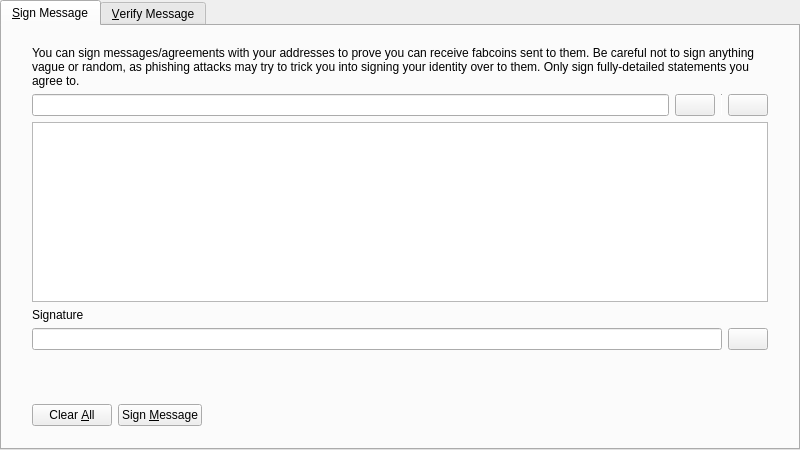
<?xml version="1.0" encoding="UTF-8"?>
<ui version="4.0">
 <class>SignVerifyMessageDialog</class>
 <widget class="QDialog" name="SignVerifyMessageDialog">
  <property name="geometry">
   <rect>
    <x>0</x>
    <y>0</y>
    <width>800</width>
    <height>450</height>
   </rect>
  </property>
  <property name="windowTitle">
   <string>Signatures - Sign / Verify a Message</string>
  </property>
  <property name="modal">
   <bool>true</bool>
  </property>
  <layout class="QVBoxLayout" name="verticalLayout">
   <property name="leftMargin">
    <number>0</number>
   </property>
   <property name="topMargin">
    <number>0</number>
   </property>
   <property name="rightMargin">
    <number>0</number>
   </property>
   <property name="bottomMargin">
    <number>0</number>
   </property>
   <item>
    <widget class="QTabWidget" name="tabWidget">
     <property name="currentIndex">
      <number>0</number>
     </property>
     <widget class="QWidget" name="tabSignMessage">
      <attribute name="title">
       <string>&amp;Sign Message</string>
      </attribute>
      <layout class="QVBoxLayout" name="verticalLayout_SM">
       <property name="leftMargin">
        <number>0</number>
       </property>
       <property name="topMargin">
        <number>0</number>
       </property>
       <property name="rightMargin">
        <number>0</number>
       </property>
       <property name="bottomMargin">
        <number>0</number>
       </property>
       <item>
        <layout class="QVBoxLayout" name="verticalLayout_3">
         <property name="leftMargin">
          <number>30</number>
         </property>
         <property name="topMargin">
          <number>20</number>
         </property>
         <property name="rightMargin">
          <number>30</number>
         </property>
         <property name="bottomMargin">
          <number>20</number>
         </property>
         <item>
          <widget class="QLabel" name="infoLabel_SM">
           <property name="text">
            <string>You can sign messages/agreements with your addresses to prove you can receive fabcoins sent to them. Be careful not to sign anything vague or random, as phishing attacks may try to trick you into signing your identity over to them. Only sign fully-detailed statements you agree to.</string>
           </property>
           <property name="textFormat">
            <enum>Qt::PlainText</enum>
           </property>
           <property name="wordWrap">
            <bool>true</bool>
           </property>
          </widget>
         </item>
         <item>
          <layout class="QHBoxLayout" name="horizontalLayout_1_SM">
           <property name="spacing">
            <number>6</number>
           </property>
           <item>
            <widget class="QValidatedLineEdit" name="addressIn_SM">
             <property name="toolTip">
              <string>The Fabcoin address to sign the message with</string>
             </property>
            </widget>
           </item>
           <item>
            <widget class="QPushButton" name="addressBookButton_SM">
             <property name="toolTip">
              <string>Choose previously used address</string>
             </property>
             <property name="text">
              <string/>
             </property>
             <property name="icon">
              <iconset resource="../fabcoin.qrc">
               <normaloff>:/icons/address-book</normaloff>:/icons/address-book</iconset>
             </property>
             <property name="shortcut">
              <string>Alt+A</string>
             </property>
             <property name="autoDefault">
              <bool>false</bool>
             </property>
            </widget>
           </item>
           <item>
            <widget class="Line" name="vLine">
             <property name="maximumSize">
              <size>
               <width>1</width>
               <height>22</height>
              </size>
             </property>
             <property name="orientation">
              <enum>Qt::Vertical</enum>
             </property>
            </widget>
           </item>
           <item>
            <widget class="QPushButton" name="pasteButton_SM">
             <property name="toolTip">
              <string>Paste address from clipboard</string>
             </property>
             <property name="text">
              <string/>
             </property>
             <property name="icon">
              <iconset resource="../fabcoin.qrc">
               <normaloff>:/icons/editpaste</normaloff>:/icons/editpaste</iconset>
             </property>
             <property name="shortcut">
              <string>Alt+P</string>
             </property>
             <property name="autoDefault">
              <bool>false</bool>
             </property>
            </widget>
           </item>
          </layout>
         </item>
         <item>
          <widget class="QPlainTextEdit" name="messageIn_SM">
           <property name="toolTip">
            <string>Enter the message you want to sign here</string>
           </property>
          </widget>
         </item>
         <item>
          <widget class="QLabel" name="signatureLabel_SM">
           <property name="text">
            <string>Signature</string>
           </property>
           <property name="textFormat">
            <enum>Qt::PlainText</enum>
           </property>
          </widget>
         </item>
         <item>
          <layout class="QHBoxLayout" name="horizontalLayout_2_SM">
           <property name="spacing">
            <number>6</number>
           </property>
           <item>
            <widget class="QLineEdit" name="signatureOut_SM">
             <property name="font">
              <font>
               <italic>true</italic>
              </font>
             </property>
             <property name="readOnly">
              <bool>true</bool>
             </property>
            </widget>
           </item>
           <item>
            <widget class="QPushButton" name="copySignatureButton_SM">
             <property name="toolTip">
              <string>Copy the current signature to the system clipboard</string>
             </property>
             <property name="text">
              <string/>
             </property>
             <property name="icon">
              <iconset resource="../fabcoin.qrc">
               <normaloff>:/icons/editcopy</normaloff>:/icons/editcopy</iconset>
             </property>
             <property name="autoDefault">
              <bool>false</bool>
             </property>
            </widget>
           </item>
          </layout>
         </item>
        </layout>
       </item>
       <item>
        <widget class="QWidget" name="buttonsContainerWhite" native="true">
         <layout class="QHBoxLayout" name="horizontalLayout">
          <property name="leftMargin">
           <number>30</number>
          </property>
          <property name="topMargin">
           <number>15</number>
          </property>
          <property name="rightMargin">
           <number>30</number>
          </property>
          <item>
           <widget class="QPushButton" name="clearButton_SM">
            <property name="toolTip">
             <string>Reset all sign message fields</string>
            </property>
            <property name="text">
             <string>Clear &amp;All</string>
            </property>
            <property name="icon">
             <iconset resource="../fabcoin.qrc">
              <normaloff>:/icons/remove</normaloff>:/icons/remove</iconset>
            </property>
            <property name="autoDefault">
             <bool>false</bool>
            </property>
           </widget>
          </item>
          <item>
           <widget class="QPushButton" name="signMessageButton_SM">
            <property name="toolTip">
             <string>Sign the message to prove you own this Fabcoin address</string>
            </property>
            <property name="text">
             <string>Sign &amp;Message</string>
            </property>
            <property name="icon">
             <iconset resource="../fabcoin.qrc">
              <normaloff>:/icons/edit</normaloff>:/icons/edit</iconset>
            </property>
            <property name="autoDefault">
             <bool>false</bool>
            </property>
           </widget>
          </item>
          <item>
           <spacer name="horizontalSpacer_1_SM">
            <property name="orientation">
             <enum>Qt::Horizontal</enum>
            </property>
            <property name="sizeHint" stdset="0">
             <size>
              <width>40</width>
              <height>48</height>
             </size>
            </property>
           </spacer>
          </item>
          <item>
           <widget class="QLabel" name="statusLabel_SM">
            <property name="font">
             <font>
              <weight>75</weight>
              <bold>true</bold>
             </font>
            </property>
            <property name="text">
             <string/>
            </property>
            <property name="wordWrap">
             <bool>true</bool>
            </property>
           </widget>
          </item>
          <item>
           <spacer name="horizontalSpacer_2_SM">
            <property name="orientation">
             <enum>Qt::Horizontal</enum>
            </property>
            <property name="sizeHint" stdset="0">
             <size>
              <width>40</width>
              <height>48</height>
             </size>
            </property>
           </spacer>
          </item>
         </layout>
        </widget>
       </item>
      </layout>
     </widget>
     <widget class="QWidget" name="tabVerifyMessage">
      <attribute name="title">
       <string>&amp;Verify Message</string>
      </attribute>
      <layout class="QVBoxLayout" name="verticalLayout_VM">
       <property name="leftMargin">
        <number>0</number>
       </property>
       <property name="topMargin">
        <number>0</number>
       </property>
       <property name="rightMargin">
        <number>0</number>
       </property>
       <property name="bottomMargin">
        <number>0</number>
       </property>
       <item>
        <layout class="QVBoxLayout" name="verticalLayout_2">
         <property name="leftMargin">
          <number>30</number>
         </property>
         <property name="topMargin">
          <number>20</number>
         </property>
         <property name="rightMargin">
          <number>30</number>
         </property>
         <property name="bottomMargin">
          <number>20</number>
         </property>
         <item>
          <widget class="QLabel" name="infoLabel_VM">
           <property name="text">
            <string>Enter the receiver's address, message (ensure you copy line breaks, spaces, tabs, etc. exactly) and signature below to verify the message. Be careful not to read more into the signature than what is in the signed message itself, to avoid being tricked by a man-in-the-middle attack. Note that this only proves the signing party receives with the address, it cannot prove sendership of any transaction!</string>
           </property>
           <property name="textFormat">
            <enum>Qt::PlainText</enum>
           </property>
           <property name="alignment">
            <set>Qt::AlignLeading|Qt::AlignLeft|Qt::AlignTop</set>
           </property>
           <property name="wordWrap">
            <bool>true</bool>
           </property>
          </widget>
         </item>
         <item>
          <layout class="QHBoxLayout" name="horizontalLayout_1_VM">
           <property name="spacing">
            <number>6</number>
           </property>
           <item>
            <widget class="QValidatedLineEdit" name="addressIn_VM">
             <property name="toolTip">
              <string>The Fabcoin address the message was signed with</string>
             </property>
            </widget>
           </item>
           <item>
            <widget class="QPushButton" name="addressBookButton_VM">
             <property name="toolTip">
              <string>Choose previously used address</string>
             </property>
             <property name="text">
              <string/>
             </property>
             <property name="icon">
              <iconset resource="../fabcoin.qrc">
               <normaloff>:/icons/address-book</normaloff>:/icons/address-book</iconset>
             </property>
             <property name="shortcut">
              <string>Alt+A</string>
             </property>
             <property name="autoDefault">
              <bool>false</bool>
             </property>
            </widget>
           </item>
          </layout>
         </item>
         <item>
          <widget class="QPlainTextEdit" name="messageIn_VM"/>
         </item>
         <item>
          <widget class="QValidatedLineEdit" name="signatureIn_VM"/>
         </item>
        </layout>
       </item>
       <item>
        <widget class="QWidget" name="buttonsContainerWhite_" native="true">
         <layout class="QHBoxLayout" name="horizontalLayout_2">
          <property name="leftMargin">
           <number>30</number>
          </property>
          <property name="topMargin">
           <number>15</number>
          </property>
          <property name="rightMargin">
           <number>30</number>
          </property>
          <item>
           <widget class="QPushButton" name="clearButton_VM">
            <property name="toolTip">
             <string>Reset all verify message fields</string>
            </property>
            <property name="text">
             <string>Clear &amp;All</string>
            </property>
            <property name="icon">
             <iconset resource="../fabcoin.qrc">
              <normaloff>:/icons/remove</normaloff>:/icons/remove</iconset>
            </property>
            <property name="autoDefault">
             <bool>false</bool>
            </property>
           </widget>
          </item>
          <item>
           <widget class="QPushButton" name="verifyMessageButton_VM">
            <property name="toolTip">
             <string>Verify the message to ensure it was signed with the specified Fabcoin address</string>
            </property>
            <property name="text">
             <string>Verify &amp;Message</string>
            </property>
            <property name="icon">
             <iconset resource="../fabcoin.qrc">
              <normaloff>:/icons/transaction_0</normaloff>:/icons/transaction_0</iconset>
            </property>
            <property name="autoDefault">
             <bool>false</bool>
            </property>
           </widget>
          </item>
          <item>
           <spacer name="horizontalSpacer_1_VM">
            <property name="orientation">
             <enum>Qt::Horizontal</enum>
            </property>
            <property name="sizeHint" stdset="0">
             <size>
              <width>40</width>
              <height>48</height>
             </size>
            </property>
           </spacer>
          </item>
          <item>
           <widget class="QLabel" name="statusLabel_VM">
            <property name="font">
             <font>
              <weight>75</weight>
              <bold>true</bold>
             </font>
            </property>
            <property name="text">
             <string/>
            </property>
            <property name="wordWrap">
             <bool>true</bool>
            </property>
           </widget>
          </item>
          <item>
           <spacer name="horizontalSpacer_2_VM">
            <property name="orientation">
             <enum>Qt::Horizontal</enum>
            </property>
            <property name="sizeHint" stdset="0">
             <size>
              <width>40</width>
              <height>48</height>
             </size>
            </property>
           </spacer>
          </item>
         </layout>
        </widget>
       </item>
      </layout>
     </widget>
    </widget>
   </item>
  </layout>
 </widget>
 <customwidgets>
  <customwidget>
   <class>QValidatedLineEdit</class>
   <extends>QLineEdit</extends>
   <header>qvalidatedlineedit.h</header>
  </customwidget>
 </customwidgets>
 <resources>
  <include location="../fabcoin.qrc"/>
 </resources>
 <connections/>
</ui>
